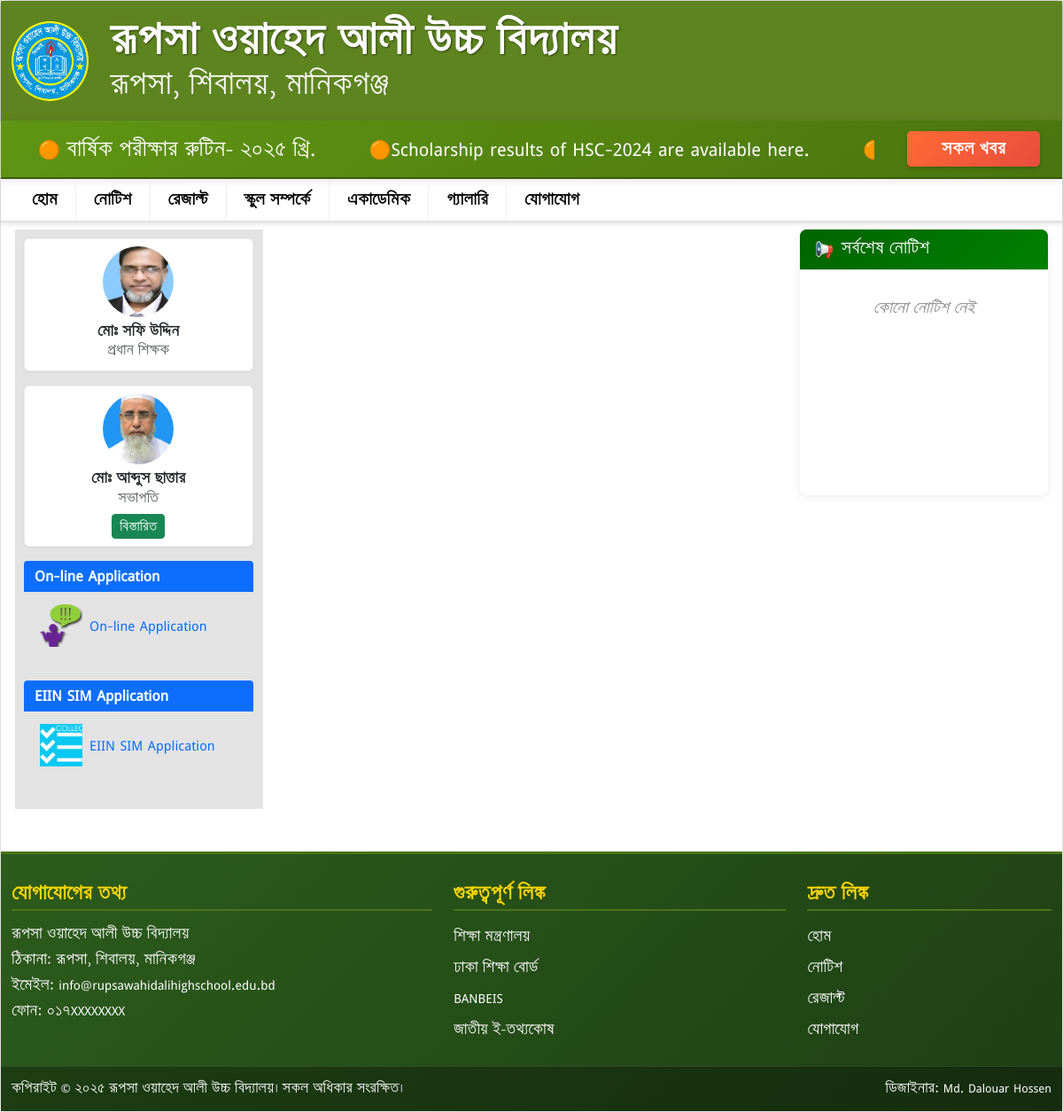
The page /notices/ on the database its author committed.
### school/models/core.py (models this page shows, shortened)
class BaseModel(models.Model):
    created_at = models.DateTimeField(auto_now_add=True, verbose_name="তৈরির সময়")
    updated_at = models.DateTimeField(auto_now=True, verbose_name="আপডেটের সময়")
    is_active = models.BooleanField(default=True, verbose_name="সক্রিয়?")
    class Meta:
        abstract = True

class SiteSettings(BaseModel):
    site_title = models.CharField(max_length=200, default="রূপসা ওয়াহেদ আলী উচ্চ বিদ্যালয়", verbose_name="সাইট শিরোনাম")
    logo = models.ImageField(
        upload_to='site/logo/',
        verbose_name="লোগো",
        validators=[validate_file_extension, validate_file_size]
    )
    favicon = models.ImageField(
        upload_to='site/favicon/',
        verbose_name="ফেভিকন",
        validators=[validate_file_extension, validate_file_size]
    )
    contact_email = models.EmailField(default="contact@rwahs.edu", verbose_name="যোগাযোগ ইমেইল")
    phone = models.CharField(max_length=15, blank=True, verbose_name="ফোন নম্বর")
    address = models.TextField(blank=True, verbose_name="ঠিকানা")
    class Meta:
        verbose_name = "সাইট সেটিংস"
        verbose_name_plural = "সাইট সেটিংস"
    @classmethod
    def load(cls):
        obj, created = cls.objects.get_or_create(pk=1)
        return obj

class BreakingNews(BaseModel):
    title = models.CharField(max_length=200, verbose_name="খবর")
    link = models.URLField(blank=True, verbose_name="লিঙ্ক")
    pdf_file = models.FileField(
        upload_to='breaking_news/',
        blank=True,
        verbose_name="PDF ফাইল",
        validators=[validate_pdf_file, validate_file_size]
    )
    order = models.PositiveIntegerField(default=0, verbose_name="ক্রম")
    class Meta:
        verbose_name = "চলমান নোটিশ"
        verbose_name_plural = "চলমান নোটিশসমূহ"
        ordering = ['order']

class Official(BaseModel):
    POSITION_CHOICES = [
        ('chairman', 'প্রধান শিক্ষক'),
        ('secretary', 'সভাপতি'),
    ]
    name = models.CharField(max_length=200, verbose_name="নাম")
    position = models.CharField(max_length=20, choices=POSITION_CHOICES, verbose_name="পদবী")
    photo = models.ImageField(
        upload_to='officials/',
        verbose_name="ছবি",
        validators=[validate_file_extension, validate_file_size]
    )
    order = models.PositiveIntegerField(default=0, verbose_name="ক্রম")
    class Meta:
        verbose_name = "কর্মকর্তা"
        verbose_name_plural = "কর্মকর্তাগণ"
        ordering = ['order']

class LinkCategory(BaseModel):
    name = models.CharField(max_length=100, verbose_name="ক্যাটাগরির নাম")
    order = models.PositiveIntegerField(default=0, verbose_name="ক্রম")
    class Meta:
        verbose_name = "লিঙ্ক ক্যাটাগরি"
        verbose_name_plural = "লিঙ্ক ক্যাটাগরিসমূহ"
        ordering = ['order']

class SidebarLink(BaseModel):
    category = models.ForeignKey(LinkCategory, on_delete=models.CASCADE, verbose_name="ক্যাটাগরি")
    title = models.CharField(max_length=200, verbose_name="লিঙ্ক শিরোনাম")
    url = models.URLField(verbose_name="URL")
    icon = models.ImageField(
        upload_to='sidebar_icons/',
        blank=True,
        verbose_name="আইকন (ঐচ্ছিক)",
        validators=[validate_file_extension, validate_file_size]
    )
    order = models.PositiveIntegerField(default=0, verbose_name="ক্রম")
    class Meta:
        verbose_name = "সাইডবার লিঙ্ক"
        verbose_name_plural = "সাইডবার লিঙ্কসমূহ"
        ordering = ['category', 'order']

### school/views/core_views.py (the view)
# urls.py: path('notices/', views.notice_list, name='notice_list'),
@require_http_methods(["GET"])
@csrf_protect
def notice_list(request):
    if check_rate_limit(request):
        return custom_403_view(request)
    try:
        notices = Notice.objects.filter(is_active=True).order_by('-published_date')
        log_security_event(request, 'page_view', 'Notice list accessed')
        logger.info(f'Notice list accessed - IP: {get_client_ip(request)}')
        return render(request, 'notice_list.html', {'notices': notices})
    except Exception as e:
        logger.error(f'Notice list error: {str(e)} - IP: {get_client_ip(request)}')
        return custom_500_view(request)

### school/context_processors.py (called while the page is built)
def sidebar_context(request):
    categories = LinkCategory.objects.prefetch_related('sidebarlink_set').filter(
        sidebarlink__is_active=True
    ).distinct()
    officials = Official.objects.all()
    return {
        'sidebar_categories': categories,
        'sidebar_officials': officials,
    }

def site_settings(request):
    return {'site_settings': SiteSettings.load()}

def global_context(request):
    return {
        'breaking_news': BreakingNews.objects.filter(is_active=True).order_by('order'),
    }

### school/utils/utils.py (called while the page is built)
def get_client_ip(request):
    try:
        ip_headers = [
            'HTTP_X_FORWARDED_FOR',
            'HTTP_X_REAL_IP',
            'HTTP_CLIENT_IP',
            'REMOTE_ADDR'
        ]
        ip = None
        for header in ip_headers:
            if header in request.META:
                ip_candidate = request.META[header]
                if ip_candidate:
                    if ',' in ip_candidate:
                        ip_candidate = ip_candidate.split(',')[0].strip()
                    if is_valid_ip(ip_candidate):
                        ip = ip_candidate
                        break
        if not ip:
            ip = '0.0.0.0'  # Fallback
        return ip
    except Exception as e:
        logger.error(f"Error getting client IP: {str(e)}")
        return '0.0.0.0'

def is_valid_ip(ip):
    ipv4_pattern = r'^\d{1,3}\.\d{1,3}\.\d{1,3}\.\d{1,3}$'
    ipv6_pattern = r'^[0-9a-fA-F:]+$'  # Simplified IPv6 pattern
    if re.match(ipv4_pattern, ip):
        octets = ip.split('.')
        if len(octets) != 4:
            return False
        for octet in octets:
            if not octet.isdigit() or not (0 <= int(octet) <= 255):
                return False
        return True
    elif re.match(ipv6_pattern, ip):
        return True
    else:
        return False

def sanitize_log_entry(entry):
    if not entry:
        return ""
    sanitized = re.sub(r'[\r\n\t]', ' ', entry)  # Remove newlines and tabs
    sanitized = re.sub(r'[<>]', '', sanitized)  # Remove HTML tags
    sanitized = sanitized.strip()
    sanitized = sanitized[:1000]  # Limit length
    return sanitized

### school/views/core_views.py (called while the page is built)
def check_rate_limit(request, limit=100):
    session_key = f'rate_limit_{get_client_ip(request)}'
    request_count = request.session.get(session_key, 0)
    if request_count > limit:
        log_security_event(request, 'rate_limit_exceeded', f'Rate limit exceeded: {request_count}')
        return True
    return False

### templates/notice_list.html (shortened to what this page needs)
{% extends 'base.html' %}
{% load static %}

### templates/includes/header.html
{% load static %}
<header class="header-container">
  <div class="container">
    <div class="d-flex align-items-center">
      {% if site_settings.logo %}
        <div class="header-logo me-4">
          <img src="{{ site_settings.logo.url }}" alt="লোগো" class="img-fluid">
        </div>
      {% endif %}
      <div class="header-text">
        <h1 class="header-title">{{ site_settings.site_title }}</h1>
        <p class="header-subtitle">রূপসা, শিবালয়, মানিকগঞ্জ</p>
      </div>
    </div>
  </div>
</header>

### templates/includes/breaking_news.html (shortened to what this page needs)
{% load static %}
<div class="news_section">
    <section class="content" style="min-height: 0px;">
        <div class="row" style="align-items: center; margin: 0;">
            <div class="col-lg-10 col-md-9 col-sm-8">
                <div class="news-marquee-wrapper" id="marqueeWrapper">
                    <div class="news-marquee" id="latest_news">
                        {% for item in breaking_news %}
                            <span class="news-item">
                                🟠
                                {% if item.link %}
                                    <a href="{{ item.link }}" target="_blank" class="fntclrw underline">{{ item.title }}</a>
                                {% else %}
                                    {{ item.title }}
                                {% endif %}
                            </span>
                        {% empty %}
                            <span class="news-item fntclrw">🟠 বর্তমানে কোনো নোটিশ নেই</span>
                        {% endfor %}
                    </div>
                </div>
            </div>
            <div class="col-lg-2 col-md-3 col-sm-4" style="text-align: center;">
                <button id="showAllNewsBtn" class="btn-all-news" onclick="openNewsModal()">
                    <span style="font-size: 16px; font-weight: bold;">সকল খবর</span>
                </button>
            </div>
        </div>
    </section>
</div>

### templates/includes/left_sidebar.html
<div class="sidebar-left">
  {% for official in sidebar_officials %}
  <div class="chairman-corner mb-3">
    <div class="card text-center">
      <img src="{{ official.photo.url }}"
           class="img-fluid rounded-circle mx-auto mt-2"
           style="width: 80px; height: 80px; object-fit: cover;">
      <div class="card-body p-2">
        <h6 class="card-title mb-1" style="font-size: 14px; font-weight: bold;">{{ official.name }}</h6>
        <p class="text-muted mb-1" style="font-size: 13px;">{{ official.get_position_display }}</p>
        {% if official.position == 'secretary' %}
        <button class="btn btn-sm btn-success mt-1" style="font-size: 12px;">বিস্তারিত</button>
        {% endif %}
      </div>
    </div>
  </div>
  {% endfor %}
  {% for category in sidebar_categories %}
  <div class="service-menu mb-3">
    <h6 class="card-header
      {% if category.name == 'অনলাইন সেবা' %}bg-success
      {% elif category.name == 'রেজাল্ট' %}bg-info
      {% elif category.name == 'সামাজিক মাধ্যম' %}bg-dark text-white
      {% elif category.name == 'হেল্পলাইন' %}bg-warning text-dark
      {% else %}bg-primary text-white{% endif %}">
      {{ category.name }}
    </h6>
    <div class="card-body p-2">
      {% for link in category.sidebarlink_set.all %}
      <a href="{{ link.url }}" target="_blank" class="d-block mb-2 text-decoration-none">
        <div class="d-flex align-items-center">
          {% if link.icon %}
          <div class="me-2">
            <img src="{{ link.icon.url }}" width="24">
          </div>
          {% endif %}
          <div class="text-primary">{{ link.title }}</div>
        </div>
      </a>
      {% endfor %}
    </div>
  </div>
  {% endfor %}
</div>

### static/css/base.css (style rules this page uses)
* { margin: 0; padding: 0; box-sizing: border-box; }
body { background: #f8f9fa; background-repeat: no-repeat; background-position: center top; background-size: auto 100%; min-height: 100vh; font-family: 'Siyam Rupali', Arial, sans-serif; color: #333; }
body, h1, h2, h3, p, a, li { font-family: 'Siyam Rupali', Arial, sans-serif; }
:root { --primary-green: #2c5c1c; --dark-green: #1e3f14; --light-green: #4a7519; --gold: #ffd700; --white: #ffffff; --light-gray: #f8f9fa; --border-color: #e0e0e0; }

### static/css/header.css (style rules this page uses)
header.header-container { background: linear-gradient(to bottom, #5E841F, #5E841F); color: white; padding: 20px 0; box-shadow: 0 2px 5px rgba(0,0,0,0.3); margin: 0px; }
.header-logo img { height: 90px; width: auto; }
.header-title { font-size: 40px; font-weight: bold; margin: 0; color: white; text-shadow: 1px 1px 2px rgba(0,0,0,0.5); }
.header-subtitle { font-size: 28px; margin: 5px 0 0; color: white; opacity: 0.95; }

### static/css/sidebar.css (style rules this page uses)
.sidebar-left { background-color: #E3E3E3; padding: 10px; border-right: 1px solid #dee2e6; }
.sidebar-left .card { border: 1px solid #e9ecef; margin-bottom: 15px; border-radius: 6px; box-shadow: 0 1px 3px rgba(0,0,0,0.05); }
.sidebar-left .card-header { background-color: #006400; color: white; font-weight: bold; padding: 8px 12px; border-radius: 4px 4px 0 0 !important; }
.sidebar-left a { color: #006400; text-decoration: none; display: block; padding: 6px 10px; font-size: 15px; }
.sidebar-left img { object-fit: cover; height: 48px; width: 48px; }

### static/css/responsive.css (style rules this page uses)
@media (min-width: 1200px) { .container { max-width: 1200px; } }

### static/css/breaking-news.css (style rules this page uses)
.news_section { background: linear-gradient(135deg, #609513 0%, #4a750f 100%); padding: 12px 0; color: white; font-family: 'Siyam Rupali', Arial, sans-serif; overflow: hidden; border-bottom: 2px solid #3a5a0c; box-shadow: 0 2px 10px rgba(0,0,0,0.1); position: relative; }
.news-marquee-wrapper { overflow: hidden; position: relative; width: 100%; height: 40px; }
.news-marquee { display: flex; animation: scrollNews 30s linear infinite; white-space: nowrap; padding: 5px 0; position: absolute; left: 0; }
.news-item { padding: 0 30px; font-size: 20px; white-space: nowrap; flex-shrink: 0; display: flex; align-items: center; }
.fntclrw { color: white !important; }
.underline { text-decoration: underline; }
.news-item a { color: white; text-decoration: none; font-weight: 500; transition: all 0.3s ease; }
.btn-all-news { background: linear-gradient(135deg, #ff6b35 0%, #e74c3c 100%); color: white; border: none; padding: 8px 20px; border-radius: 5px; cursor: pointer; transition: all 0.3s ease; font-family: 'Siyam Rupali', Arial, sans-serif; width: 100%; max-width: 150px; box-shadow: 0 2px 5px rgba(0,0,0,0.2); }
.news-marquee { display: flex; animation: scrollNews 30s linear infinite; white-space: nowrap; padding: 5px 0; }

### rows shown on the page
SiteSettings: logo (picture), site_title "রূপসা ওয়াহেদ আলী উচ্চ বিদ্যালয়"
BreakingNews: title "বার্ষিক পরীক্ষার রুটিন- ২০২৫ খ্রি."
BreakingNews: title "Scholarship results of HSC-2024 are available here."
Official: photo (picture), name "মোঃ সফি উদ্দিন", position "প্রধান শিক্ষক"
Official: photo (picture), name "মোঃ আব্দুস ছাত্তার", position "সভাপতি", shows "বিস্তারিত"
LinkCategory: name "On-line Application"
SidebarLink: icon (picture), title "On-line Application"
LinkCategory: name "EIIN SIM Application"
SidebarLink: icon (picture), title "EIIN SIM Application"
